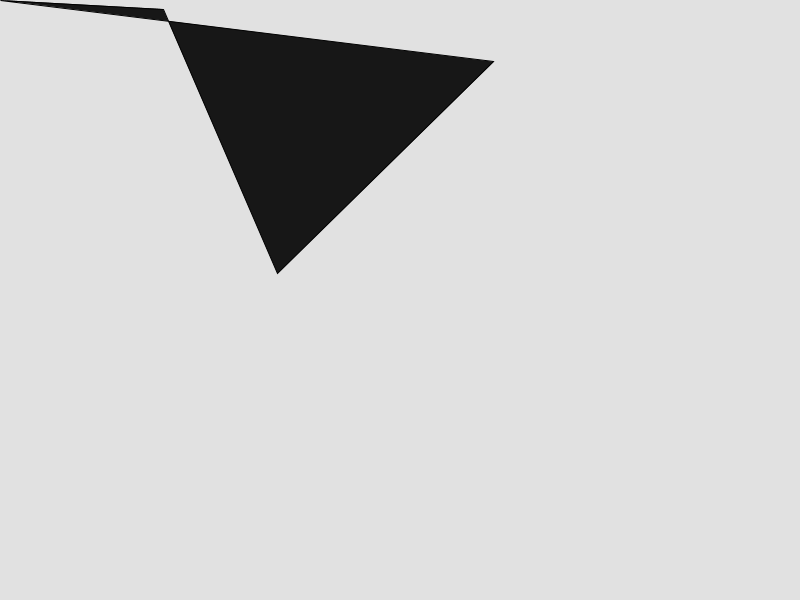
Frame 1 (no input)
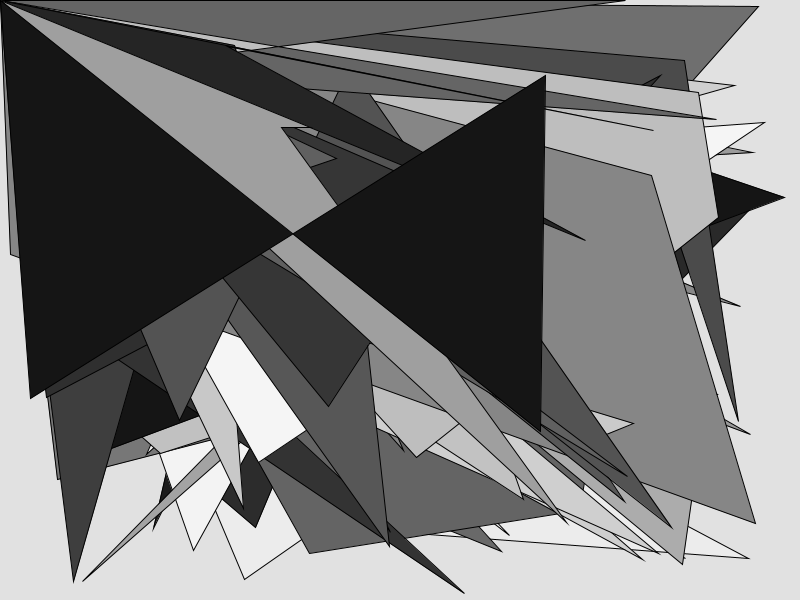
Frame 60 (the mouse pressed at the canvas centre just before this capture)
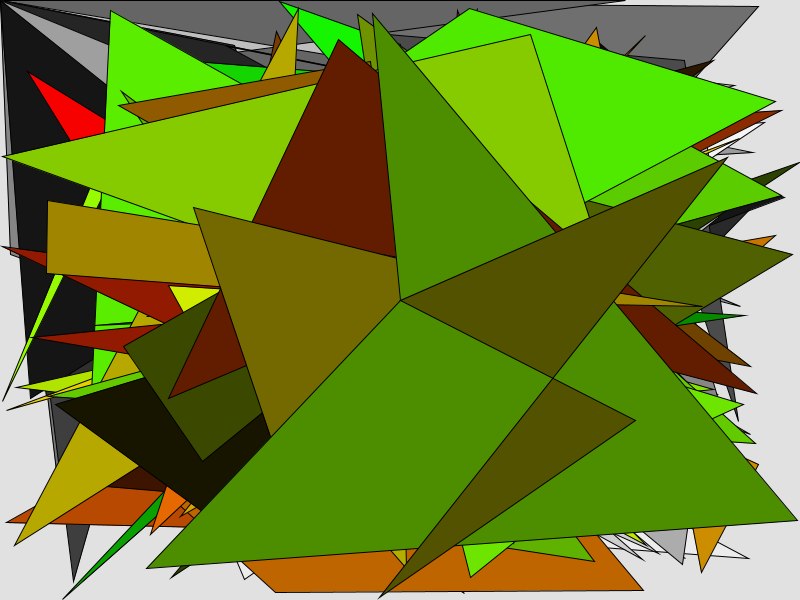
Frame 120 (the mouse held since frame 60 and released just before this capture)

The Processing sketch that drew these frames (run headless with seeded random() and noise(); from frame 60 on, the mouse is pressed at the canvas centre):

// Processing sketch: processing_29892
// ── processing_29892.pde

void setup()
{
size(800,600);
background(225);
smooth();

}

void draw(){

for (int i=0; i<10; i=i+1) 
  if (mousePressed == true) {
    fill(random(255),random(255),random(0));
  } else {
    fill (random(255));
  }

quad(mouseX, mouseY, random(width), random(height), random(width), random(height), random(width), random(height));
}
